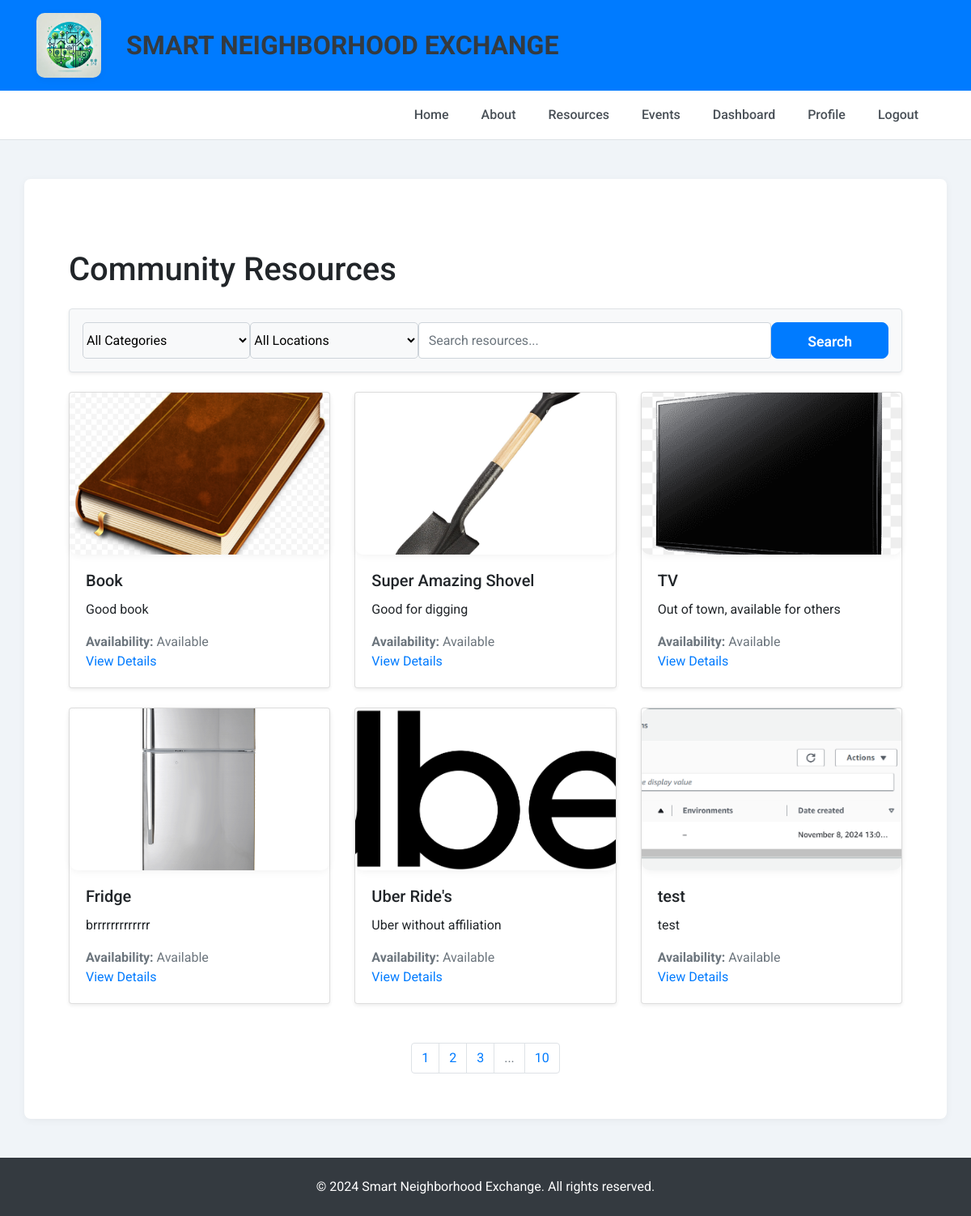
Screenshot of /resources (signed in) with the database file from the repository.
### tables this page shows
CREATE TABLE Resources (
            resource_id INTEGER PRIMARY KEY AUTOINCREMENT,
            user_id INTEGER,
            title TEXT NOT NULL,
            description TEXT,
            images TEXT,
            category TEXT,
            availability TEXT,
            date_posted TEXT, 
            pickup_location TEXT,   
            FOREIGN KEY (user_id) REFERENCES Users(user_id)
        );

### app.py (the view)
@app.route('/resources', methods=['GET', 'POST'])
def resources():
    if 'user_id' not in session:
        return redirect(url_for('login'))
    query = request.form.get('query', '')
    category = request.form.get('category', '')
    location = request.form.get('location', '')
    with sqlite3.connect('projects.db') as conn:
        c = conn.cursor()
        c.execute('''SELECT * FROM Resources WHERE
                     (title LIKE ? OR description LIKE ?)
                     AND (category LIKE ? OR ? = '')
                     AND (availability LIKE ? OR ? = '')''',
                  ('%' + query + '%', '%' + query + '%', '%' + category + '%', category,
                   '%' + location + '%', location))
        resources = c.fetchall()
    return render_template('resources.html', resources=resources, query=query, category=category, location=location)

### templates/resources.html (shortened to what this page needs)
{% extends "base.html" %}
{% block content %}
<div class="container mt-5">
    <h1 class="mb-4">Community Resources</h1>
    <form action="{{ url_for('resources') }}" method="post" class="d-flex align-items-center mb-4 p-3 rounded border bg-light shadow-sm" style="max-width: 100%;">
        <select name="category" class="form-select me-2" style="flex: 1;">
            <option value="">All Categories</option>
        </select>
        <select name="location" class="form-select me-2" style="flex: 1;">
            <option value="">All Locations</option>
        </select>
        <input type="text" name="query" class="form-control me-2" placeholder="Search resources..." value="{{ query }}" style="flex: 2; height: 45px;">
        <button type="submit" class="btn btn-primary px-4" style="flex: 0.5; height: 45px;">Search</button>
    </form>
    <div class="row">
        {% if resources %}
            {% for resource in resources %}
            <div class="col-md-4 mb-4">
                <div class="card shadow-sm">
                    <img src="{{ url_for('static', filename='uploads/' ~ resource[4]) }}" class="card-img-top" alt="{{ resource[2] }}" style="height: 200px; object-fit: cover;">
                    <div class="card-body">
                        <h5 class="card-title">{{ resource[2] }}</h5>
                        <p class="card-text">{{ resource[3] }}</p>
                        <p class="text-muted mb-0"><strong>Availability:</strong> {{ resource[6] }}</p>
                        <a href="{{ url_for('resource_details', resource_id=resource[0]) }}" class="text-primary float-end mt-2">View Details</a>
                    </div>
                </div>
            </div>
            {% endfor %}
        {% else %}
            <p class="text-center">No resources found. Try adjusting your search criteria.</p>
        {% endif %}
    </div>
    <nav aria-label="Resource pagination" class="d-flex justify-content-center mt-4">
        <ul class="pagination">
            <li class="page-item"><a class="page-link" href="#">1</a></li>
            <li class="page-item"><a class="page-link" href="#">2</a></li>
            <li class="page-item"><a class="page-link" href="#">3</a></li>
            <li class="page-item disabled"><span class="page-link">...</span></li>
            <li class="page-item"><a class="page-link" href="#">10</a></li>
        </ul>
    </nav>
</div>
{% endblock %}

### static/styles.css (style rules this page uses)
body { font-family: 'Roboto', sans-serif !important; background-color: #f0f4f8 !important; }
.btn-primary { background-color: #007bff !important; border-color: #007bff !important; padding: 10px 20px !important; font-size: 1.1rem !important; font-weight: 600 !important; border-radius: 8px !important; }
img { border-radius: 10px !important; box-shadow: 0 2px 10px rgba(0, 0, 0, 0.05) !important; }

### templates/resources.html (style rules this page uses)
.form-select { height: 45px; border-radius: 5px; border: 1px solid #ced4da; background-color: #f8f9fa; }
.form-select option { background-color: #f8f9fa; color: #495057; padding: 8px; }

### rows the page displays
Resources: images (picture), title "Book", description "Good book", availability "Available"
Resources: images (picture), title "Super Amazing Shovel", description "Good for digging", availability "Available"
Resources: images (picture), title "TV", description "Out of town, available for others", availability "Available"
Resources: images (picture), title "Fridge", description "brrrrrrrrrrrrr", availability "Available"
Resources: images (picture), title "Uber Ride's", description "Uber without affiliation", availability "Available"
Resources: images+title (picture), title "test", description "test", availability "Available"
